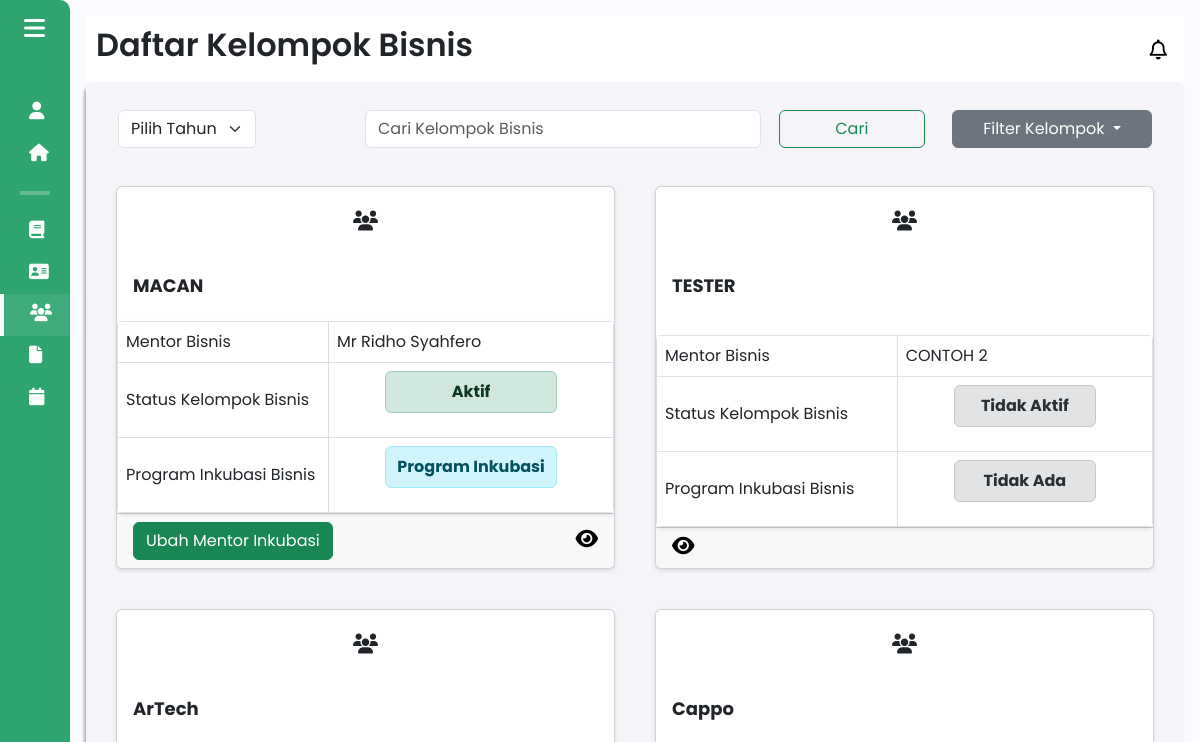
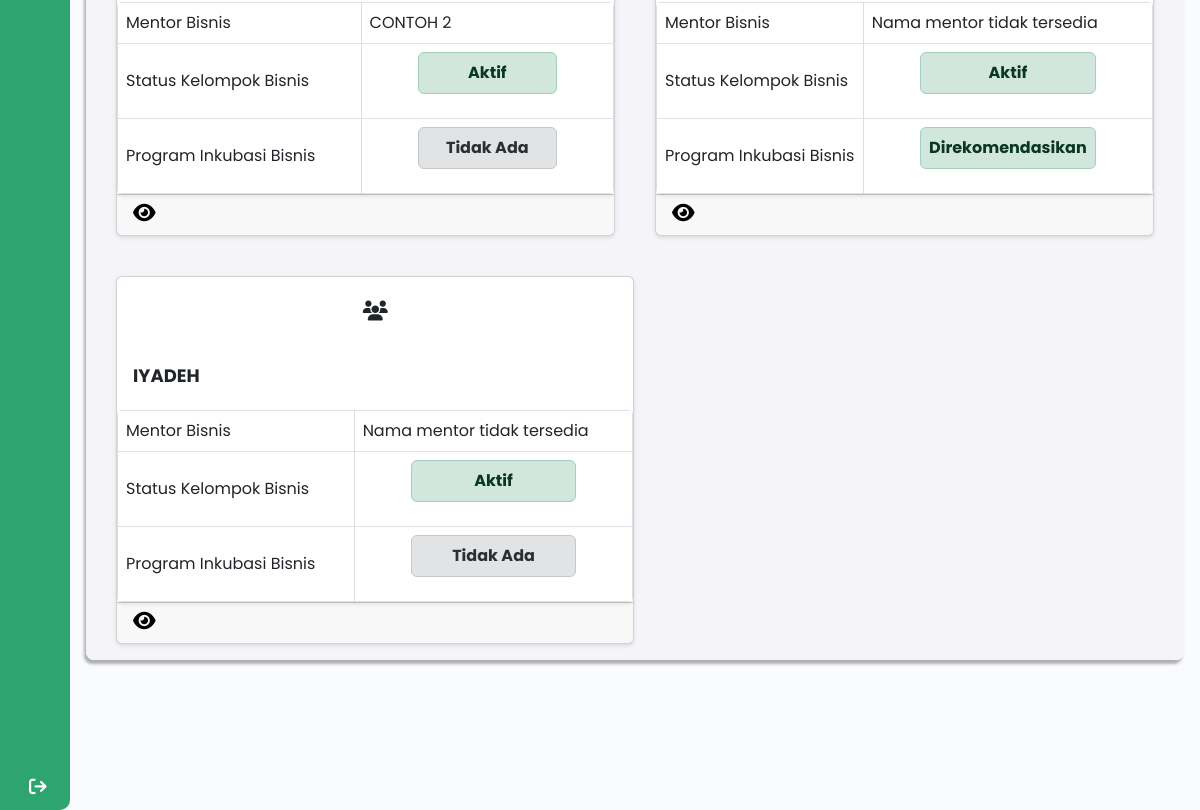
/admin/daftar_kelompok_bisnis (signed in), run on an earlier commit of the app's database (2 pictures, top to bottom).
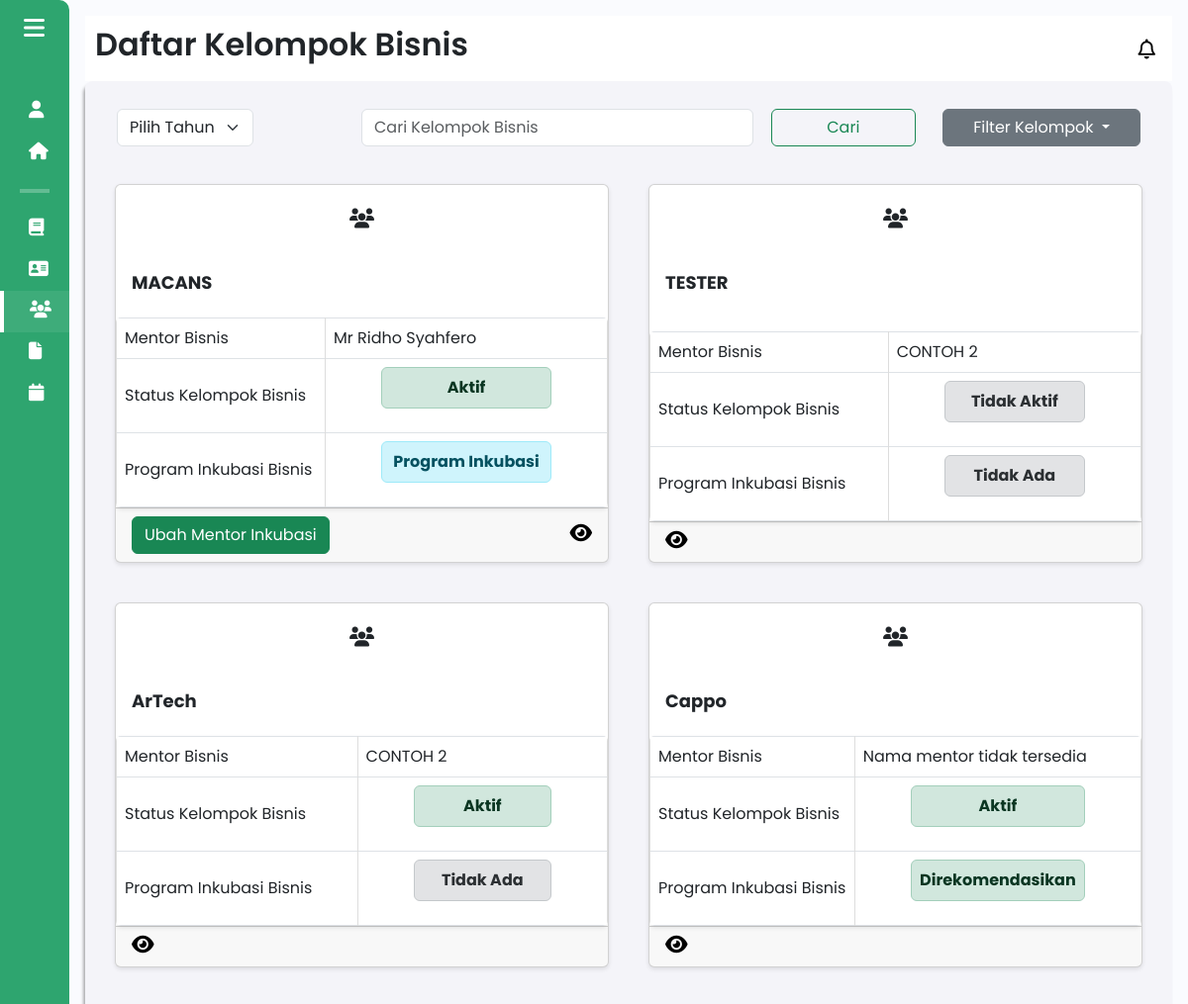
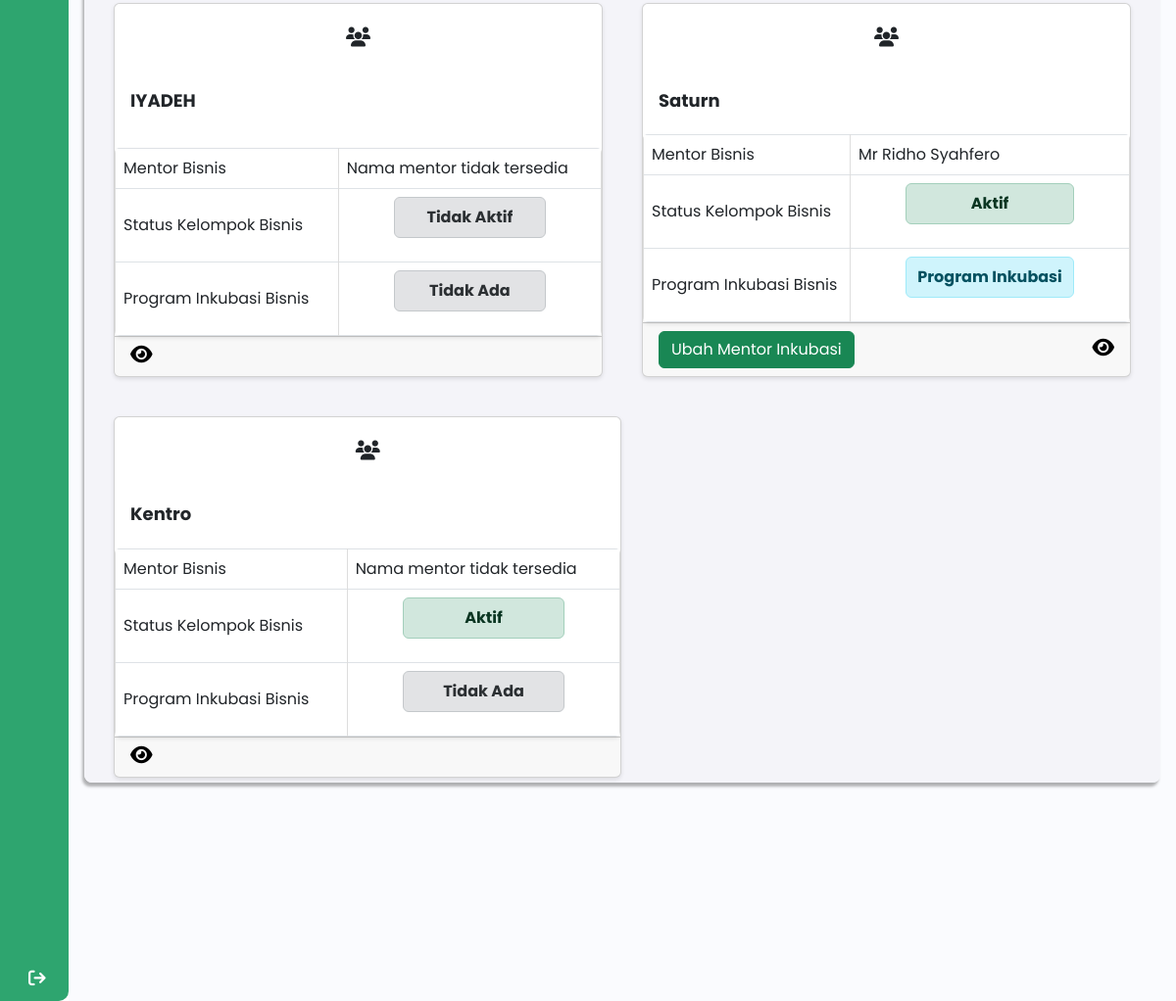
And on a later commit of the database (2 pictures, top to bottom).
### tables this page shows
CREATE TABLE `kelompok_bisnis_backup` (
  `id_kelompok` int(11) NOT NULL,
  `npm_ketua` varchar(20) DEFAULT NULL,
  `nama_kelompok` varchar(50) DEFAULT NULL,
  `nama_bisnis` varchar(50) DEFAULT NULL,
  `logo_bisnis` varchar(255) DEFAULT NULL,
  `tahun_akademik_id` int(11) DEFAULT NULL,
  `kategori_bisnis` varchar(255) DEFAULT NULL,
  `sdg` varchar(255) DEFAULT NULL,
  `ide_bisnis` varchar(255) DEFAULT NULL,
  `id_mentor` int(11) DEFAULT NULL,
  `status_inkubasi` enum('direkomendasikan','disetujui','ditolak','masuk','tidak masuk') DEFAULT NULL,
  `status_kelompok_bisnis` enum('aktif','tidak aktif') DEFAULT 'aktif'
);

CREATE TABLE `mentor` (
  `id` int(11) NOT NULL,
  `user_id` int(11) NOT NULL,
  `nama` varchar(100) NOT NULL,
  `nidn` varchar(15) NOT NULL,
  `email` varchar(100) DEFAULT NULL,
  `contact` varchar(15) DEFAULT NULL,
  `keahlian` varchar(100) DEFAULT NULL,
  `fakultas` varchar(100) DEFAULT NULL,
  `prodi` varchar(100) DEFAULT NULL,
  `foto_profile` varchar(255) DEFAULT NULL
);

### components/pages/admin/daftar_kelompok_bisnis_admin.php (the view, shortened to what the changed rows need)
<?php
include $_SERVER['DOCUMENT_ROOT'] . '/Entree/config/db_connection.php';
$search = isset($_GET['search']) ? $_GET['search'] : '';
$status_inkubasi = isset($_GET['status_inkubasi']) ? $_GET['status_inkubasi'] : 'semua';
$tahun_akademik_id = null;
$sql = "SELECT * FROM kelompok_bisnis_backup WHERE nama_kelompok LIKE ?";
$stmt = $conn->prepare($sql);
$search_param = "%" . $search . "%";
if ($status_inkubasi != 'semua' && $tahun_akademik_id) {
    $stmt->bind_param('sss', $search_param, $status_inkubasi, $tahun_akademik_id);
} elseif ($status_inkubasi != 'semua') {
    $stmt->bind_param('ss', $search_param, $status_inkubasi);
} elseif ($tahun_akademik_id) {
    $stmt->bind_param('ss', $search_param, $tahun_akademik_id);
} else {
    $stmt->bind_param('s', $search_param);
}
$stmt->execute();
$result = $stmt->get_result();
?>
<!DOCTYPE html>
<html lang="en">
<head>
    <link href="https://cdn.lineicons.com/4.0/lineicons.css" rel="stylesheet" />
    <link href="https://cdn.jsdelivr.net/npm/bootstrap@5.3.0-alpha3/dist/css/bootstrap.min.css" rel="stylesheet"
>
    <link rel="stylesheet" href="/Entree/assets/css/daftar_kelompok.css">
</head>
<body>
    <div class="wrapper">
        <?php
        include 'sidebar_admin.php';
        ?>
        <div class="main p-3">
            <div class="main_header">
                <?php
                    include 'header_admin.php';
                ?>
            </div>
            <div class="main_wrapper">
                <?php
                if ($result->num_rows > 0) {
                    while ($row = $result->fetch_assoc()) {
                        $id_kelompok = $row['id_kelompok'];
                        $id_mentor = $row['id_mentor'];
                        $mentorQuery = "
                            SELECT m.nama AS nama_mentor
                            FROM mentor m
                            WHERE m.id = '$id_mentor' LIMIT 1";
                        $mentorResult = mysqli_query($conn, $mentorQuery);
                        $mentor = mysqli_fetch_assoc($mentorResult);
                        $namaMentor = $mentor['nama_mentor'] ?? 'Nama mentor tidak tersedia';
                        $query = "SELECT status_inkubasi, status_kelompok_bisnis FROM kelompok_bisnis WHERE id_kelompok = '$id_kelompok' LIMIT 1";
                        $resultStatus = mysqli_query($conn, $query);
                        $statusRow = mysqli_fetch_assoc($resultStatus);
                        $status_inkubasi = $statusRow['status_inkubasi'] ?? 'Tidak Ada';
                        $status_kelompok_bisnis = $statusRow['status_kelompok_bisnis'] ?? 'Tidak Ada';
                        echo '
                            <div class="card" style="width: 45%; margin: 10px;">
                                <div class="card-icon text-center py-4">
                                    <i class="fa-solid fa-users"></i>
                                </div>
                                <div class="card-body m-0">
                                    <h5 class="card-title">' . htmlspecialchars($row['nama_kelompok']) . '</h5>
                                </div>
                                <table class="table table-bordered m-0 styled-table">
                                    <tbody>
                                        <tr>
                                            <td>Mentor Bisnis</td>
                                            <td>' . $namaMentor . '</td>
                                        </tr>
                                        <tr>
                                            <td>Status Kelompok Bisnis</td>
                                            <td>';
                                            if ($status_kelompok_bisnis == 'aktif') {
                                                echo '<p class="alert alert-success fw-bold text-center mx-5 p-2" role="alert">Aktif</p>';
                                            } else {
                                                echo '<p class="alert alert-secondary fw-bold text-center mx-5 p-2" role="alert">Tidak Aktif</p>';
                                            }
                                            echo '
                                        </td>
                                    </tr>
                                    <tr>
                                        <td>Program Inkubasi Bisnis</td>
                                        <td>';
                                            if ($status_inkubasi == 'direkomendasikan') {
                                                echo '<p class="alert alert-success fw-bold text-center mx-5 p-2" role="alert">Direkomendasikan</p>';
                                            } elseif ($status_inkubasi == 'masuk') {
                                                echo '<p class="alert alert-info fw-bold text-center mx-5 p-2" role="alert">Program Inkubasi</p>';
                                            } else {
                                                echo '<p class="alert alert-secondary fw-bold text-center mx-5 p-2" role="alert">Tidak Ada</p>';
                                            }
                                        echo '</td>
                                    </tr>
                                    </tbody>
                                </table>
                                <div class="card-footer">';
                                if ($status_inkubasi == 'masuk') {
                                    echo '
                                        <button class="btn btn-success" data-bs-toggle="modal" data-bs-target="#mentorModal' . $id_kelompok . '">Ubah Mentor Inkubasi</button>';
                                }
                                echo '
                                    <a href="detail_kelompok?id_kelompok=' . $id_kelompok . '">
                                        <i class="fa-solid fa-eye detail-icon" data-bs-toggle="tooltip" data-bs-custom-class="custom-tooltip" data-bs-title="Lihat Kelompok Bisnis"></i>
                                    </a>
                                </div>
                            </div>';
                    }
                }
                ?>
            </div>
        </div>
    </div>
</body>
</html>

What changed in the data, as far as the page shows it:
changed kelompok_bisnis_backup: nama_kelompok "MACAN" → "MACANS"
changed kelompok_bisnis_backup "IYADEH": text "Aktif" → "Tidak Aktif"
added kelompok_bisnis_backup: nama_kelompok "Saturn", id_mentor.nama "Mr Ridho Syahfero", shows "Aktif", shows "Program Inkubasi"
added kelompok_bisnis_backup: nama_kelompok "Kentro", namaMentor "Nama mentor tidak tersedia", shows "Aktif", shows "Tidak Ada"
